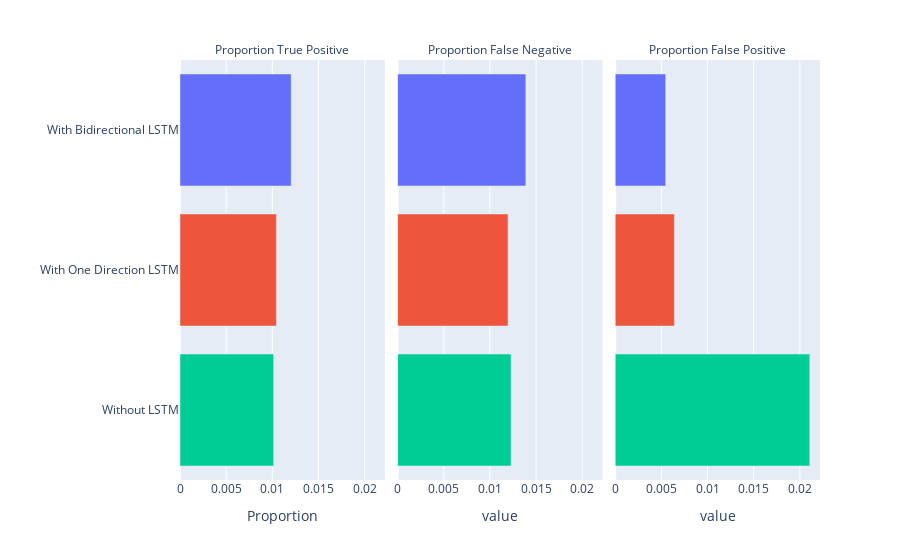

The code cell stored with this chart in its notebook:
### Code cell
counts_df = records.copy()
counts_df['Proportion True Positive'] = counts_df['True Positive'] / counts_df['Sample Size']
counts_df['Proportion False Negative'] = counts_df['False Negative'] / counts_df['Sample Size']
counts_df['Proportion False Positive'] = counts_df['False Positive'] / counts_df['Sample Size']

prop = counts_df.filter(regex = 'Proportion|Description').groupby('Model Description').mean().reset_index()
prop = pd.melt(prop, id_vars = ['Model Description'], value_vars = ['Proportion True Positive',
                                                                    'Proportion False Negative',
                                                                    'Proportion False Positive'])

prop['Model Description'] = prop['Model Description'].str.replace('NER Transformer','')

fig = px.bar(prop,
             x = 'value',
             y = 'Model Description',
             facet_col = 'variable',
             color = 'Model Description')
fig.for_each_annotation(lambda a: a.update(text=a.text.split("=")[-1]))
fig.update_yaxes(type = 'category')
fig.update_layout(showlegend = False,
                  xaxis_title = '',
                  yaxis_title = '')
fig.show()

### Figure 1 — Plotly figure (JSON) as saved in the notebook; plotly's stock layout.template omitted (floating-point values rounded to 4 significant figures)
{"data": [{"alignmentgroup": "True", "hovertemplate": "Model Description=%{y}<br>variable=Proportion True Positive<br>value=%{x}<extra></extra>", "legendgroup": " With Bidirectional LSTM", "marker": {"color": "#636efa", "pattern": {"shape": ""}}, "name": " With Bidirectional LSTM", "offsetgroup": " With Bidirectional LSTM", "orientation": "h", "showlegend": true, "textposition": "auto", "type": "bar", "x": [0.01204], "xaxis": "x", "y": [" With Bidirectional LSTM"], "yaxis": "y"}, {"alignmentgroup": "True", "hovertemplate": "Model Description=%{y}<br>variable=Proportion False Negative<br>value=%{x}<extra></extra>", "legendgroup": " With Bidirectional LSTM", "marker": {"color": "#636efa", "pattern": {"shape": ""}}, "name": " With Bidirectional LSTM", "offsetgroup": " With Bidirectional LSTM", "orientation": "h", "showlegend": false, "textposition": "auto", "type": "bar", "x": [0.01389], "xaxis": "x2", "y": [" With Bidirectional LSTM"], "yaxis": "y2"}, {"alignmentgroup": "True", "hovertemplate": "Model Description=%{y}<br>variable=Proportion False Positive<br>value=%{x}<extra></extra>", "legendgroup": " With Bidirectional LSTM", "marker": {"color": "#636efa", "pattern": {"shape": ""}}, "name": " With Bidirectional LSTM", "offsetgroup": " With Bidirectional LSTM", "orientation": "h", "showlegend": false, "textposition": "auto", "type": "bar", "x": [0.005472], "xaxis": "x3", "y": [" With Bidirectional LSTM"], "yaxis": "y3"}, {"alignmentgroup": "True", "hovertemplate": "Model Description=%{y}<br>variable=Proportion True Positive<br>value=%{x}<extra></extra>", "legendgroup": " With One Direction LSTM", "marker": {"color": "#EF553B", "pattern": {"shape": ""}}, "name": " With One Direction LSTM", "offsetgroup": " With One Direction LSTM", "orientation": "h", "showlegend": true, "textposition": "auto", "type": "bar", "x": [0.01044], "xaxis": "x", "y": [" With One Direction LSTM"], "yaxis": "y"}, {"alignmentgroup": "True", "hovertemplate": "Model Description=%{y}<br>variable=Proportion False Negative<br>value=%{x}<extra></extra>", "legendgroup": " With One Direction LSTM", "marker": {"color": "#EF553B", "pattern": {"shape": ""}}, "name": " With One Direction LSTM", "offsetgroup": " With One Direction LSTM", "orientation": "h", "showlegend": false, "textposition": "auto", "type": "bar", "x": [0.01196], "xaxis": "x2", "y": [" With One Direction LSTM"], "yaxis": "y2"}, {"alignmentgroup": "True", "hovertemplate": "Model Description=%{y}<br>variable=Proportion False Positive<br>value=%{x}<extra></extra>", "legendgroup": " With One Direction LSTM", "marker": {"color": "#EF553B", "pattern": {"shape": ""}}, "name": " With One Direction LSTM", "offsetgroup": " With One Direction LSTM", "orientation": "h", "showlegend": false, "textposition": "auto", "type": "bar", "x": [0.006414], "xaxis": "x3", "y": [" With One Direction LSTM"], "yaxis": "y3"}, {"alignmentgroup": "True", "hovertemplate": "Model Description=%{y}<br>variable=Proportion True Positive<br>value=%{x}<extra></extra>", "legendgroup": " Without LSTM", "marker": {"color": "#00cc96", "pattern": {"shape": ""}}, "name": " Without LSTM", "offsetgroup": " Without LSTM", "orientation": "h", "showlegend": true, "textposition": "auto", "type": "bar", "x": [0.01014], "xaxis": "x", "y": [" Without LSTM"], "yaxis": "y"}, {"alignmentgroup": "True", "hovertemplate": "Model Description=%{y}<br>variable=Proportion False Negative<br>value=%{x}<extra></extra>", "legendgroup": " Without LSTM", "marker": {"color": "#00cc96", "pattern": {"shape": ""}}, "name": " Without LSTM", "offsetgroup": " Without LSTM", "orientation": "h", "showlegend": false, "textposition": "auto", "type": "bar", "x": [0.01229], "xaxis": "x2", "y": [" Without LSTM"], "yaxis": "y2"}, {"alignmentgroup": "True", "hovertemplate": "Model Description=%{y}<br>variable=Proportion False Positive<br>value=%{x}<extra></extra>", "legendgroup": " Without LSTM", "marker": {"color": "#00cc96", "pattern": {"shape": ""}}, "name": " Without LSTM", "offsetgroup": " Without LSTM", "orientation": "h", "showlegend": false, "textposition": "auto", "type": "bar", "x": [0.02107], "xaxis": "x3", "y": [" Without LSTM"], "yaxis": "y3"}], "layout": {"annotations": [{"font": {}, "showarrow": false, "text": "Proportion True Positive", "x": 0.16, "xanchor": "center", "xref": "paper", "y": 1, "yanchor": "bottom", "yref": "paper"}, {"font": {}, "showarrow": false, "text": "Proportion False Negative", "x": 0.5, "xanchor": "center", "xref": "paper", "y": 1, "yanchor": "bottom", "yref": "paper"}, {"font": {}, "showarrow": false, "text": "Proportion False Positive", "x": 0.84, "xanchor": "center", "xref": "paper", "y": 1, "yanchor": "bottom", "yref": "paper"}], "autosize": true, "barmode": "relative", "legend": {"title": {"text": "Model Description"}, "tracegroupgap": 0}, "margin": {"t": 60}, "showlegend": false, "xaxis": {"anchor": "y", "autorange": true, "domain": [0, 0.32], "range": [0, 0.02218], "title": {"text": "Proportion"}, "type": "linear"}, "xaxis2": {"anchor": "y2", "autorange": true, "domain": [0.34, 0.66], "matches": "x", "range": [0, 0.02218], "title": {"text": "value"}, "type": "linear"}, "xaxis3": {"anchor": "y3", "autorange": true, "domain": [0.68, 1.0], "matches": "x", "range": [0, 0.02218], "title": {"text": "value"}, "type": "linear"}, "yaxis": {"anchor": "x", "autorange": true, "categoryarray": [" Without LSTM", " With One Direction LSTM", " With Bidirectional LSTM"], "categoryorder": "array", "domain": [0, 1], "range": [-0.5, 2.5], "title": {"text": ""}, "type": "category"}, "yaxis2": {"anchor": "x2", "autorange": true, "domain": [0, 1], "matches": "y", "range": [-0.5, 2.5], "showticklabels": false, "type": "category"}, "yaxis3": {"anchor": "x3", "autorange": true, "domain": [0, 1], "matches": "y", "range": [-0.5, 2.5], "showticklabels": false, "type": "category"}}}
